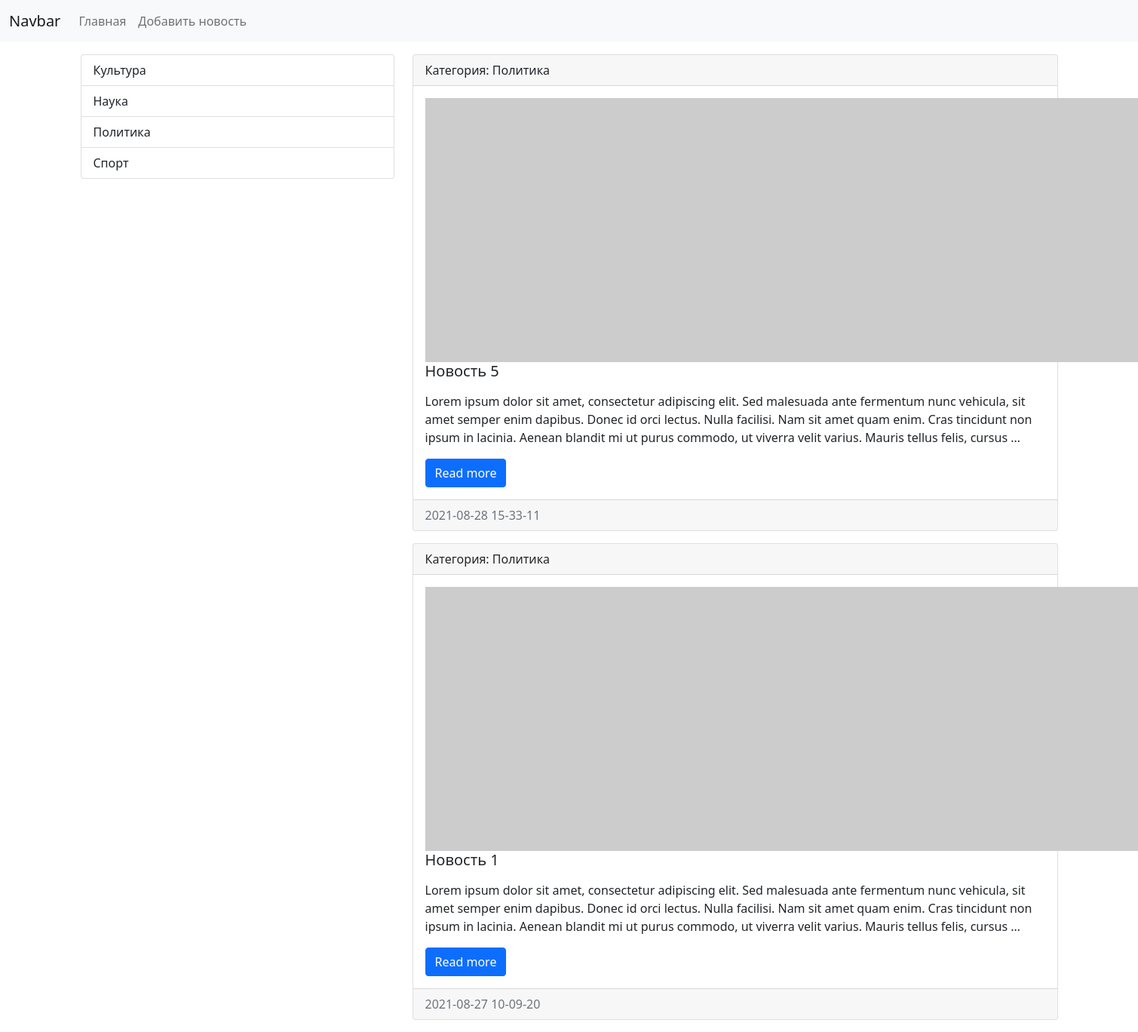
The page /category/3 on the database its author committed.
### news/models.py (models this page shows, shortened)
class Category(models.Model):
    title = models.CharField(max_length=150, db_index=True, verbose_name='Наименование категории')
    class Meta:
        verbose_name = 'Категория'
        verbose_name_plural = 'Категории'
        ordering = ['title']
    def __str__(self):
        return self.title

class News(models.Model):
    title = models.CharField(max_length=150, verbose_name='Наименование')
    content = models.TextField(blank=True, verbose_name='Контент')
    created_at = models.DateTimeField(auto_now_add=True, verbose_name='Дата публикации')
    updated_at = models.DateTimeField(auto_now=True, verbose_name='Обновлено')
    photo = models.ImageField(upload_to='photos/%Y/%m/%d/', verbose_name='Фото', blank=True)
    is_published = models.BooleanField(default=True, verbose_name='Опубликовано')
    category = models.ForeignKey('Category', on_delete=models.PROTECT, null=True, verbose_name='Категория')
    class Meta:
        verbose_name = 'Новость'
        verbose_name_plural = 'Новости'
        ordering = ['-created_at']

### news/views.py (the view)
# urls.py: path('category/<int:category_id>', get_category)
def get_category(request, category_id):
    news = News.objects.filter(category_id=category_id)
    categories = Category.objects.all()
    category = Category.objects.get(pk=category_id)
    context = {'news': news,
               'categories': categories,
               'category': category}
    return render(request, 'news/category.html', context)

### news/templates/news/category.html (shortened to what this page needs)
<!doctype html>
<html lang="en">
<head>
    <link href="https://cdn.jsdelivr.net/npm/bootstrap@5.1.0/dist/css/bootstrap.min.css" rel="stylesheet"
>
</head>
<body>
<nav class="navbar navbar-expand-lg navbar-light bg-light">
    <div class="container-fluid">
        <a class="navbar-brand" href="/">Navbar</a>
        <div class="collapse navbar-collapse" id="navbarSupportedContent">
            <ul class="navbar-nav me-auto mb-2 mb-lg-0">
                <li class="nav-item"><a class="nav-link" href="/">Главная</a></li>
                <li class="nav-item"><a class="nav-link" href="/">Добавить новость</a></li>
            </ul>
        </div>
    </div>
</nav>
<div class="container mt-3">
    <div class="row">
        <div class="col-md-4">
            <div class="list-group">
                {% for item in categories %}
                <a href="/category/{{ item.pk }}" class="list-group-item list-group-item-action">{{ item.title }}</a>
                {% endfor %}
            </div>
        </div>
        <div class="col-md-8">
            {% for item in news %}
            <div class="card mb-3">
                <div class="card-header">
                    Категория: {{ item.category }}
                </div>
                <div class="card-body">
                    <div class="media">
                        {% if item.photo %}
                        <img src="{{ item.photo.url }}" alt="" width="350" class="mr-3">
                        {% else %}
                        <img src="https://picsum.photos/id/1060/350/235/?blur" alt="" class="mr-3">
                        {% endif %}
                        <div class="media-body">
                            <h5 class="card-title">{{ item.title }}</h5>
                            <p class="card-text">{{ item.content|linebreaks|truncatewords:50 }}</p>
                            <a href="#" class="btn btn-primary">Read more</a>
                        </div>
                    </div>
                </div>
                <div class="card-footer text-muted">
                    {{ item.created_at|date:"Y-m-d H-i-s" }}
                </div>
            </div>
            {% endfor %}
        </div>
    </div>
</div>
</body>
</html>

### rows shown on the page
Category: title "Культура"
Category: title "Наука"
Category: title "Политика"
Category: title "Спорт"
News: category "Политика", title "Новость 5", content "Lorem ipsum dolor sit amet, consectetur adipiscing elit. Sed malesuada ante fermentum nunc vehicula, sit amet semper enim dapibus. Donec id orci lectus. Nulla facilisi. Nam sit amet quam enim. Cras tincidunt non ipsum in lacinia. Aenean blandit mi ut purus commodo, ut viverra velit varius. Mauris tellus felis, cursus …", created_at "2021-08-28 15-33-11"
News: category "Политика", title "Новость 1", content "Lorem ipsum dolor sit amet, consectetur adipiscing elit. Sed malesuada ante fermentum nunc vehicula, sit amet semper enim dapibus. Donec id orci lectus. Nulla facilisi. Nam sit amet quam enim. Cras tincidunt non ipsum in lacinia. Aenean blandit mi ut purus commodo, ut viverra velit varius. Mauris tellus felis, cursus …", created_at "2021-08-27 10-09-20"
